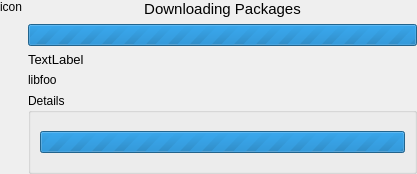
<?xml version="1.0" encoding="UTF-8"?>
<ui version="4.0">
 <class>KpkTransaction</class>
 <widget class="QWidget" name="KpkTransaction">
  <property name="geometry">
   <rect>
    <x>0</x>
    <y>0</y>
    <width>417</width>
    <height>174</height>
   </rect>
  </property>
  <property name="windowTitle">
   <string>Transaction</string>
  </property>
  <layout class="QGridLayout" name="gridLayout">
   <property name="margin">
    <number>0</number>
   </property>
   <item row="0" column="0" rowspan="4">
    <layout class="QVBoxLayout" name="verticalLayout_2">
     <item>
      <widget class="QLabel" name="label">
       <property name="sizePolicy">
        <sizepolicy hsizetype="Fixed" vsizetype="Fixed">
         <horstretch>0</horstretch>
         <verstretch>0</verstretch>
        </sizepolicy>
       </property>
       <property name="text">
        <string>icon</string>
       </property>
      </widget>
     </item>
     <item>
      <spacer name="verticalSpacer">
       <property name="orientation">
        <enum>Qt::Vertical</enum>
       </property>
       <property name="sizeHint" stdset="0">
        <size>
         <width>0</width>
         <height>0</height>
        </size>
       </property>
      </spacer>
     </item>
    </layout>
   </item>
   <item row="0" column="1">
    <layout class="QVBoxLayout" name="verticalLayout_3">
     <item>
      <widget class="QLabel" name="currentL">
       <property name="sizePolicy">
        <sizepolicy hsizetype="Preferred" vsizetype="Fixed">
         <horstretch>0</horstretch>
         <verstretch>0</verstretch>
        </sizepolicy>
       </property>
       <property name="font">
        <font>
         <pointsize>11</pointsize>
        </font>
       </property>
       <property name="locale">
        <locale language="English" country="UnitedStates"/>
       </property>
       <property name="text">
        <string>Downloading Packages</string>
       </property>
       <property name="alignment">
        <set>Qt::AlignCenter</set>
       </property>
      </widget>
     </item>
     <item>
      <widget class="KpkProgressBar" name="progressBar">
       <property name="locale">
        <locale language="English" country="UnitedStates"/>
       </property>
       <property name="maximum">
        <number>0</number>
       </property>
      </widget>
     </item>
    </layout>
   </item>
   <item row="1" column="1">
    <widget class="QLabel" name="descriptionL">
     <property name="sizePolicy">
      <sizepolicy hsizetype="Ignored" vsizetype="Fixed">
       <horstretch>0</horstretch>
       <verstretch>0</verstretch>
      </sizepolicy>
     </property>
     <property name="font">
      <font>
       <pointsize>10</pointsize>
      </font>
     </property>
     <property name="text">
      <string>TextLabel</string>
     </property>
    </widget>
   </item>
   <item row="3" column="1">
    <widget class="QGroupBox" name="detailGroup">
     <property name="title">
      <string>Details</string>
     </property>
     <layout class="QVBoxLayout" name="verticalLayout">
      <item>
       <widget class="QProgressBar" name="subprogressBar">
        <property name="locale">
         <locale language="English" country="UnitedStates"/>
        </property>
        <property name="maximum">
         <number>0</number>
        </property>
       </widget>
      </item>
     </layout>
    </widget>
   </item>
   <item row="2" column="1">
    <widget class="QLabel" name="packageL">
     <property name="sizePolicy">
      <sizepolicy hsizetype="Ignored" vsizetype="Fixed">
       <horstretch>0</horstretch>
       <verstretch>0</verstretch>
      </sizepolicy>
     </property>
     <property name="text">
      <string>libfoo</string>
     </property>
    </widget>
   </item>
  </layout>
 </widget>
 <customwidgets>
  <customwidget>
   <class>KpkProgressBar</class>
   <extends>QProgressBar</extends>
   <header>KpkProgressBar.h</header>
  </customwidget>
 </customwidgets>
 <resources/>
 <connections/>
</ui>
